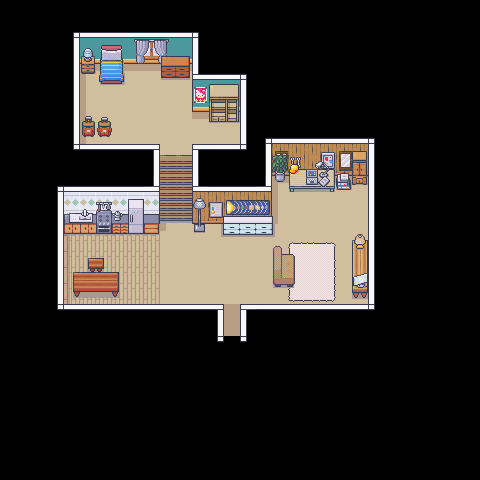

The image is a tile-based game level rendered from a .tmx file. Its description and source (layers, tilesets, objects; grid data summarised) follow:
An orthogonal 30x30 tile map with 16x16 px tiles, 9 tile layers (contorno, pared, piso, alfombras, ...), 8 tilesets and 40 objects (table, exit, bed, player_enter, player_wake_up).

<map version="1.9" tiledversion="1.9.2" orientation="orthogonal" renderorder="right-down" width="30" height="30" tilewidth="16" tileheight="16" infinite="0" nextlayerid="14" nextobjectid="53">
 <tileset firstgid="1" source="../TSX/Room_Builder.tsx" />
 <tileset firstgid="8285" source="../TSX/Generic.tsx" />
 <tileset firstgid="9533" source="../TSX/Bedroom.tsx" />
 <tileset firstgid="11245" source="../TSX/Kitchen.tsx" />
 <tileset firstgid="12029" source="../TSX/LivingRoom.tsx" />
 <tileset firstgid="12749" source="../TSX/Japanese_interiors.tsx" />
 <tileset firstgid="13261" source="../TSX/Office.tsx" />
 <tileset firstgid="14109" source="../TSX/Basement.tsx" />
 <layer id="1" name="contorno" class="background" width="30" height="30">
  <data>[900 cells, 99 non-empty, 10 distinct tile ids]</data>
 </layer>
 <layer id="2" name="pared" class="background" width="30" height="30">
  <data>[900 cells, 54 non-empty, 16 distinct tile ids]</data>
 </layer>
 <layer id="3" name="piso" class="background" width="30" height="30">
  <data>[900 cells, 166 non-empty, 10 distinct tile ids]</data>
 </layer>
 <layer id="8" name="alfombras" class="background" width="30" height="30">
  <data>[900 cells, 12 non-empty, 9 distinct tile ids]</data>
 </layer>
 <layer id="4" name="escaleras" class="background" width="30" height="30">
  <data>[900 cells, 10 non-empty, 3 distinct tile ids]</data>
 </layer>
 <layer id="9" name="posters" class="background" width="30" height="30">
  <data>[900 cells, 12 non-empty, 12 distinct tile ids]</data>
 </layer>
 <layer id="6" name="ventanas" class="background" width="30" height="30">
  <data>[900 cells, 12 non-empty, 10 distinct tile ids]</data>
 </layer>
 <layer id="5" name="muebles" class="a" width="30" height="30">
  <data>[900 cells, 85 non-empty, 80 distinct tile ids]</data>
 </layer>
 <layer id="7" name="toppers" width="30" height="30">
  <data>[900 cells, 15 non-empty, 15 distinct tile ids]</data>
 </layer>
 <objectgroup id="11" name="collision">
  <object id="11" x="73" y="274" width="46" height="20" />
  <object id="12" x="88" y="260" width="16" height="10" />
  <object id="13" x="57" y="304" width="167" height="6" />
  <object id="14" x="240" y="304" width="135" height="6" />
  <object id="15" x="368" y="166" width="7" height="138" />
  <object id="16" x="217" y="310" width="7" height="32" />
  <object id="17" x="240" y="310" width="7" height="32" />
  <object id="18" x="273" y="255" width="22" height="29" />
  <object id="19" x="64" y="227" width="96" height="5" />
  <object id="20" x="352" y="242" width="16" height="53" />
  <object id="21" x="275" y="171" width="10" height="11" />
  <object id="22" x="289" y="171" width="46" height="18" />
  <object id="23" x="336" y="171" width="15" height="17" />
  <object id="24" x="352" y="171" width="15" height="12" />
  <object id="25" x="272" y="171" width="96" height="5" />
  <object id="26" x="223" y="216" width="50" height="17" />
  <object id="27" x="192" y="216" width="80" height="8" />
  <object id="28" x="265" y="171" width="7" height="45" />
  <object id="29" x="192" y="150" width="7" height="66" />
  <object id="30" x="153" y="150" width="7" height="77" />
  <object id="31" x="73" y="144" width="87" height="6" />
  <object id="32" x="209" y="112" width="30" height="10" />
  <object id="33" x="73" y="58" width="7" height="86" />
  <object id="34" x="240" y="106" width="7" height="38" />
  <object id="35" x="192" y="144" width="55" height="6" />
  <object id="36" x="192" y="106" width="48" height="6" />
  <object id="37" x="57" y="227" width="7" height="77" />
  <object id="38" x="80" y="58" width="118" height="6" />
  <object id="39" x="192" y="64" width="7" height="42" />
  <object id="40" x="161" y="64" width="29" height="12" />
  <object id="41" x="100" y="64" width="23" height="18" />
  <object id="42" x="81" y="64" width="14" height="8" />
  <object id="43" x="82" y="118" width="13" height="17" />
  <object id="44" x="98" y="118" width="13" height="17" />
  <object id="45" x="194" y="224" width="11" height="8" />
 </objectgroup>
 <objectgroup id="12" name="interaction">
  <object id="46" name="table" x="288" y="189" width="48" height="11" />
  <object id="47" name="exit" x="224" y="325" width="16" height="17" />
  <object id="48" name="bed" x="123" y="64" width="10" height="18" />
  <object id="50" name="player_enter" x="232" y="330">
   <point />
  </object>
 </objectgroup>
 <objectgroup id="13" name="positions">
  <object id="49" name="player_wake_up" x="128" y="74">
   <point />
  </object>
 </objectgroup>
</map>
